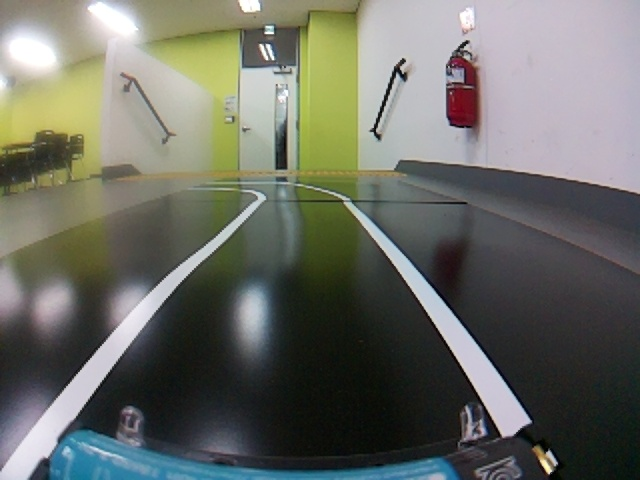
#> input picture assignment1/pict/frame(1).jpg, 640 x 480 px; its folder holds only this picture in this run
$ python -i cv_module.py   (imports and definitions only)
#> lines starting #> are read from the running program, lines starting #| are printed output that depends on the picture
import cv2
import numpy as np
from runtime.config import Status

# 조향 각도 관련 상수
ANGLE_CENTER = 90
MAX_ANGLE_OFFSET = 45  # 최대 조향 보정 각도

class PIDController:
    def __init__(self, kp=0.5, ki=0.0, kd=0.1):
        self.kp = kp
        self.ki = ki
        self.kd = kd
        self.prev_error = 0
        self.integral = 0

    def update(self, target, current):
        error = target - current
        self.integral += error
        derivative = error - self.prev_error
        output = self.kp * error + self.ki * self.integral + self.kd * derivative
        self.prev_error = error
        return current + output

# BEV 변환용 src 포인트 (영상 해상도 640x480 기준)
src_pts = np.array([[170, 290], [440, 290], [564, 390], [80, 390]], dtype=np.float32)

def warp_image(image, src_pts, dst_size=(640, 480)):
    width, height = dst_size
    dst_pts = np.array([[0, 0], [width - 1, 0], [width - 1, height - 1], [0, height - 1]], dtype=np.float32)
    M = cv2.getPerspectiveTransform(src_pts, dst_pts)
    warped = cv2.warpPerspective(image, M, dst_size)
    return warped

# 핵심 함수
pid = PIDController(kp=0.5, ki=0.0, kd=0.05)
prev_cx = None

def image_preprocessing(frame): # gray까지 이미지 전처리를 함
    bev = warp_image(frame, src_pts)
    gray = cv2.cvtColor(bev, cv2.COLOR_BGR2GRAY)
    return gray

def get_cv_angle(gray):  # gray 이미지를 기반으로 조향 각도 계산
    global prev_cx
    blur = cv2.GaussianBlur(gray, (5, 5), 1.5)
    edges = cv2.Canny(blur, 40, 120)

    # y좌표별 가중 평균 중심 계산
    target_y_list = [(370, 10), (360, 5), (350, 3), (340, 2)]
    weighted_sum, total_weight, cy_roi = 0, 0, None

    for y_val, weight in target_y_list:
        roi = edges[y_val:y_val+20, :]
        M_roi = cv2.moments(roi)
        if M_roi["m00"] != 0:
            cx = int(M_roi["m10"] / M_roi["m00"])
            cy = int(M_roi["m01"] / M_roi["m00"]) + y_val
            weighted_sum += cx * weight
            total_weight += weight
            cy_roi = cy

    # 차선 중심 인식 실패한 경우: angle = 90 고정
    if total_weight == 0:
        print("❌ 차선 인식 실패 → 90도 고정")
        return ANGLE_CENTER

    # 차선 중심 인식 성공한 경우: PID 보정 및 angle 계산
    cx_weighted = int(weighted_sum / total_weight)
    smooth_cx = int(pid.update(prev_cx or cx_weighted, cx_weighted))
    prev_cx = smooth_cx

    error = smooth_cx - 320  # 이미지 중심 기준 오차
    offset_ratio = np.clip(error / 160, -1, 1)
    angle = int(ANGLE_CENTER - offset_ratio * MAX_ANGLE_OFFSET)
    angle = np.clip(angle, 45, 135)

    #  디버깅 출력
    print(f"▶ 조향 계산 정보 | weighted_cx={cx_weighted}, smoothed_cx={smooth_cx}, error={error}, angle={angle}")

    return angle


    # [6 lines of commented-out code are left out]

>>> import cv2
>>> picture = cv2.imread('../assignment1/pict/frame(1).jpg', cv2.IMREAD_GRAYSCALE)
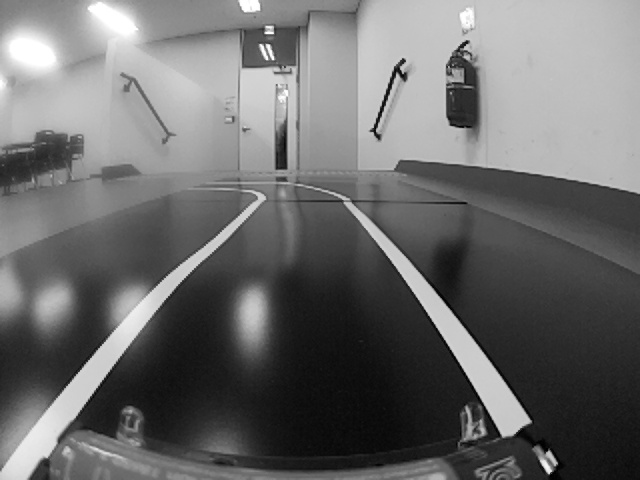
#> picture: shape (480, 640); min 0, max 255, mean 108.1
>>> result = get_cv_angle(picture)
#> in get_cv_angle, `edges = cv2.Canny(blur, 40, 120)`:
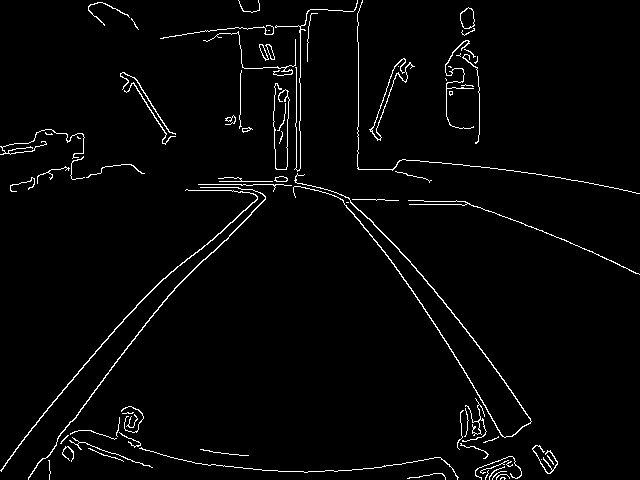
#> edges: shape (480, 640); 2.6% white in thin lines or dots
#> the loop in get_cv_angle, `for y_val, weight in target_y_list:` made 4 passes
#> (cx, cy, weighted_sum, cy_roi) on passes 1 to 4: (277, 379, 2770, 379), (282, 369, 4180, 369), (282, 359, 5026, 359), (283, 349, 5592, 349)
#> after the loop in get_cv_angle, `for y_val, weight in target_y_list:`: total_weight = 20; weighted_sum = 5592
#> in get_cv_angle, `cx_weighted = int(weighted_sum / total_weight)`: cx_weighted = 279
#> in update, `error = target - current`: error = 0
#> in get_cv_angle, `smooth_cx = int(pid.update(prev_cx or cx_weighted, cx_weighted))`: smooth_cx = 279
#> in get_cv_angle, `error = smooth_cx - 320`: error = -41
#> in get_cv_angle, `offset_ratio = np.clip(error / 160, -1, 1)`: offset_ratio = -0.256
#> in get_cv_angle, `angle = int(ANGLE_CENTER - offset_ratio * MAX_ANGLE_OFFSET)`: angle = 101
#| ▶ 조향 계산 정보 | weighted_cx=279, smoothed_cx=279, error=-41, angle=101
#> result = 101

$ run again, on assignment1/pict/frame(10).jpg
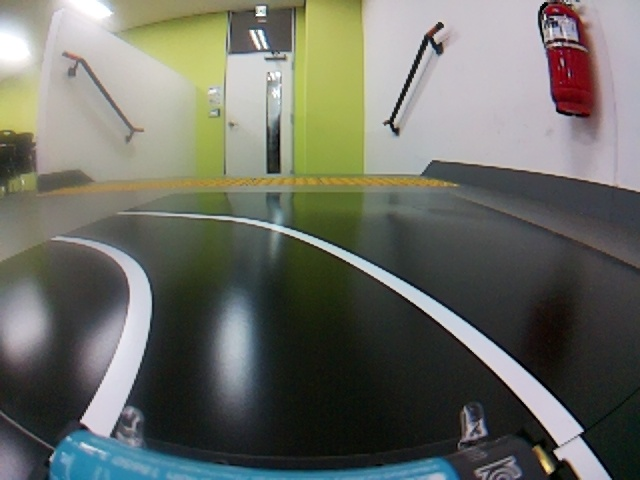
#> input picture assignment1/pict/frame(10).jpg, 640 x 480 px
#> `picture = cv2.imread('../assignment1/pict/frame(1).jpg', cv2.IMREAD_GR..`:
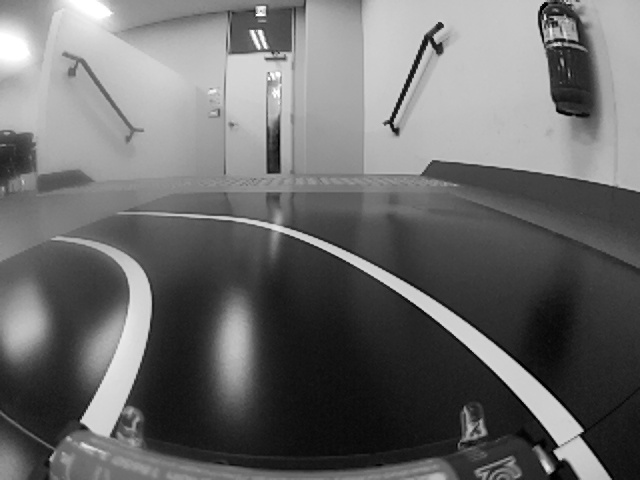
#> picture: shape (480, 640); min 0, max 255, mean 107.8
#> in get_cv_angle, `edges = cv2.Canny(blur, 40, 120)`:
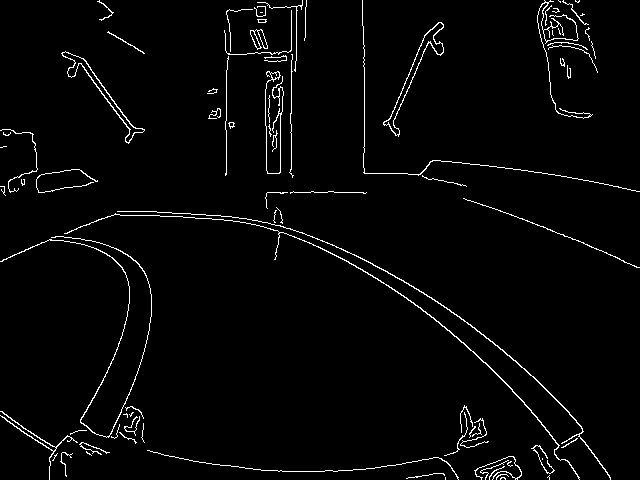
#> edges: shape (480, 640); 2.6% white in thin lines or dots
#> the loop in get_cv_angle, `for y_val, weight in target_y_list:` made 4 passes
#> (cx, cy, weighted_sum, cy_roi) on passes 1 to 4: (364, 379, 3640, 379), (371, 369, 5495, 369), (368, 359, 6599, 359), (364, 349, 7327, 349)
#> after the loop in get_cv_angle, `for y_val, weight in target_y_list:`: total_weight = 20; weighted_sum = 7327
#> cx_weighted = 366
#> in update, `error = target - current`: error = 0
#> smooth_cx = 366
#> in get_cv_angle, `error = smooth_cx - 320`: error = 46
#> offset_ratio = 0.287
#> angle = 77
#| ▶ 조향 계산 정보 | weighted_cx=366, smoothed_cx=366, error=46, angle=77

$ run again, on assignment1/pict/frame(11).jpg
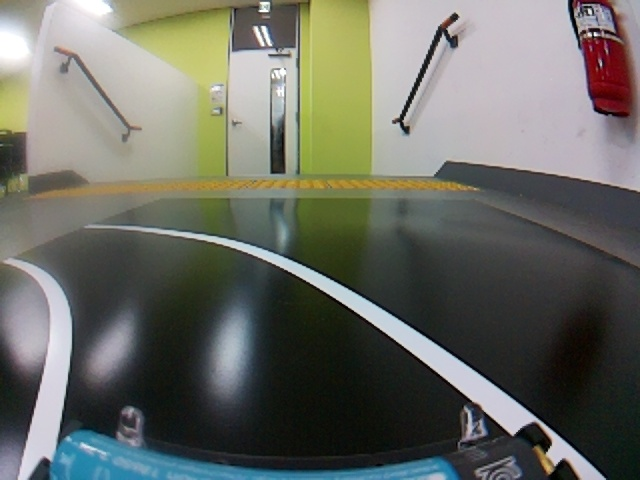
#> input picture assignment1/pict/frame(11).jpg, 640 x 480 px
#> `picture = cv2.imread('../assignment1/pict/frame(1).jpg', cv2.IMREAD_GR..`:
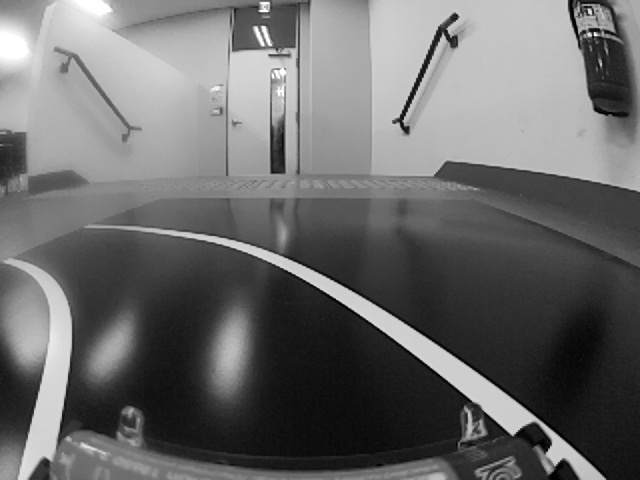
#> picture: shape (480, 640); min 0, max 255, mean 107
#> in get_cv_angle, `edges = cv2.Canny(blur, 40, 120)`:
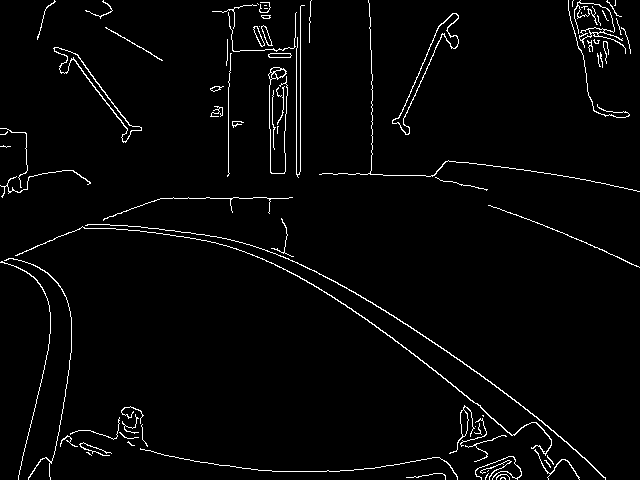
#> edges: shape (480, 640); 2.7% white in thin lines or dots
#> the loop in get_cv_angle, `for y_val, weight in target_y_list:` made 4 passes
#> (cx, cy, weighted_sum, cy_roi) on passes 1 to 4: (341, 379, 3410, 379), (334, 369, 5080, 369), (326, 359, 6058, 359), (317, 349, 6692, 349)
#> after the loop in get_cv_angle, `for y_val, weight in target_y_list:`: total_weight = 20; weighted_sum = 6692
#> cx_weighted = 334
#> in update, `error = target - current`: error = 0
#> smooth_cx = 334
#> in get_cv_angle, `error = smooth_cx - 320`: error = 14
#> offset_ratio = 0.0875
#> angle = 86
#| ▶ 조향 계산 정보 | weighted_cx=334, smoothed_cx=334, error=14, angle=86

$ run again, on assignment1/pict/frame(12).jpg
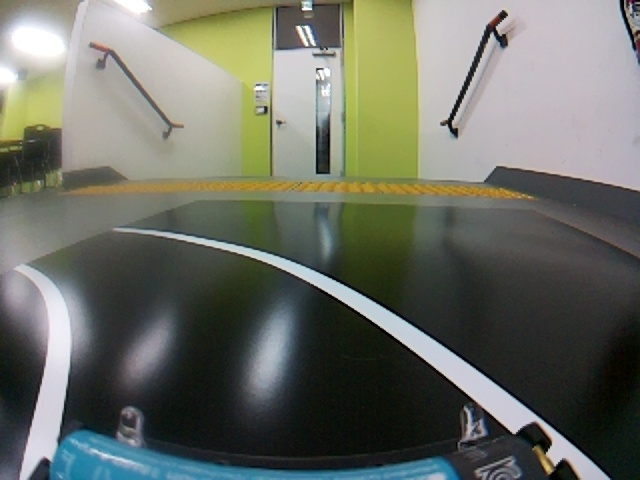
#> input picture assignment1/pict/frame(12).jpg, 640 x 480 px
#> `picture = cv2.imread('../assignment1/pict/frame(1).jpg', cv2.IMREAD_GR..`:
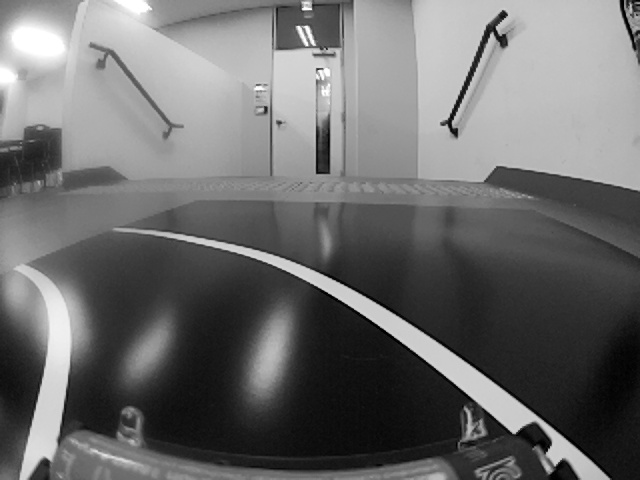
#> picture: shape (480, 640); min 0, max 255, mean 108.8
#> in get_cv_angle, `edges = cv2.Canny(blur, 40, 120)`:
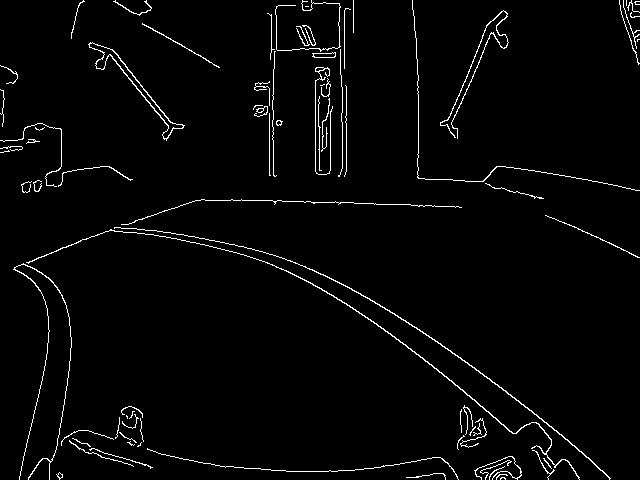
#> edges: shape (480, 640); 2.5% white in thin lines or dots
#> the loop in get_cv_angle, `for y_val, weight in target_y_list:` made 4 passes
#> (cx, cy, weighted_sum, cy_roi) on passes 1 to 4: (344, 379, 3440, 379), (336, 369, 5120, 369), (328, 359, 6104, 359), (319, 349, 6742, 349)
#> after the loop in get_cv_angle, `for y_val, weight in target_y_list:`: total_weight = 20; weighted_sum = 6742
#> cx_weighted = 337
#> in update, `error = target - current`: error = 0
#> smooth_cx = 337
#> in get_cv_angle, `error = smooth_cx - 320`: error = 17
#> offset_ratio = 0.106
#> angle = 85
#| ▶ 조향 계산 정보 | weighted_cx=337, smoothed_cx=337, error=17, angle=85
